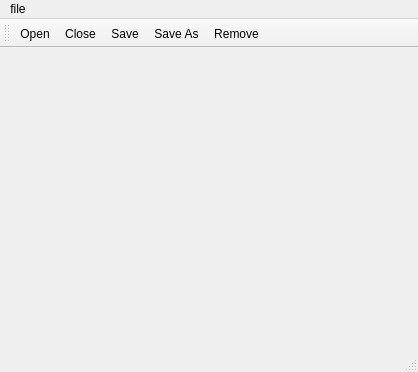
<?xml version="1.0" encoding="UTF-8"?>
<ui version="4.0">
 <class>MainWindow</class>
 <widget class="QMainWindow" name="MainWindow">
  <property name="geometry">
   <rect>
    <x>0</x>
    <y>0</y>
    <width>418</width>
    <height>372</height>
   </rect>
  </property>
  <property name="windowTitle">
   <string>菜单工具栏</string>
  </property>
  <widget class="QWidget" name="centralwidget"/>
  <widget class="QStatusBar" name="statusbar"/>
  <widget class="QMenuBar" name="menuBar">
   <property name="geometry">
    <rect>
     <x>0</x>
     <y>0</y>
     <width>418</width>
     <height>23</height>
    </rect>
   </property>
   <widget class="QMenu" name="menufile">
    <property name="title">
     <string>file</string>
    </property>
    <addaction name="actionOpen"/>
    <addaction name="separator"/>
    <addaction name="actionClose"/>
    <addaction name="separator"/>
    <addaction name="actionSave"/>
    <addaction name="separator"/>
    <addaction name="actionSave_As"/>
    <addaction name="actionRemove"/>
    <addaction name="separator"/>
   </widget>
   <addaction name="menufile"/>
  </widget>
  <widget class="QToolBar" name="toolBar">
   <property name="windowTitle">
    <string>toolBar</string>
   </property>
   <attribute name="toolBarArea">
    <enum>TopToolBarArea</enum>
   </attribute>
   <attribute name="toolBarBreak">
    <bool>false</bool>
   </attribute>
   <addaction name="actionOpen"/>
   <addaction name="actionClose"/>
   <addaction name="actionSave"/>
   <addaction name="actionSave_As"/>
   <addaction name="actionRemove"/>
  </widget>
  <action name="actionOpen">
   <property name="text">
    <string>Open</string>
   </property>
   <property name="shortcut">
    <string>Ctrl+O</string>
   </property>
  </action>
  <action name="actionClose">
   <property name="text">
    <string>Close</string>
   </property>
   <property name="shortcut">
    <string>Ctrl+C</string>
   </property>
  </action>
  <action name="actionSave">
   <property name="text">
    <string>Save</string>
   </property>
   <property name="shortcut">
    <string>Ctrl+S</string>
   </property>
  </action>
  <action name="actionSave_As">
   <property name="text">
    <string>Save As</string>
   </property>
   <property name="shortcut">
    <string>Ctrl+Shift+S</string>
   </property>
  </action>
  <action name="actionRemove">
   <property name="text">
    <string>Remove</string>
   </property>
   <property name="shortcut">
    <string>Ctrl+R</string>
   </property>
  </action>
 </widget>
 <resources/>
 <connections/>
</ui>
